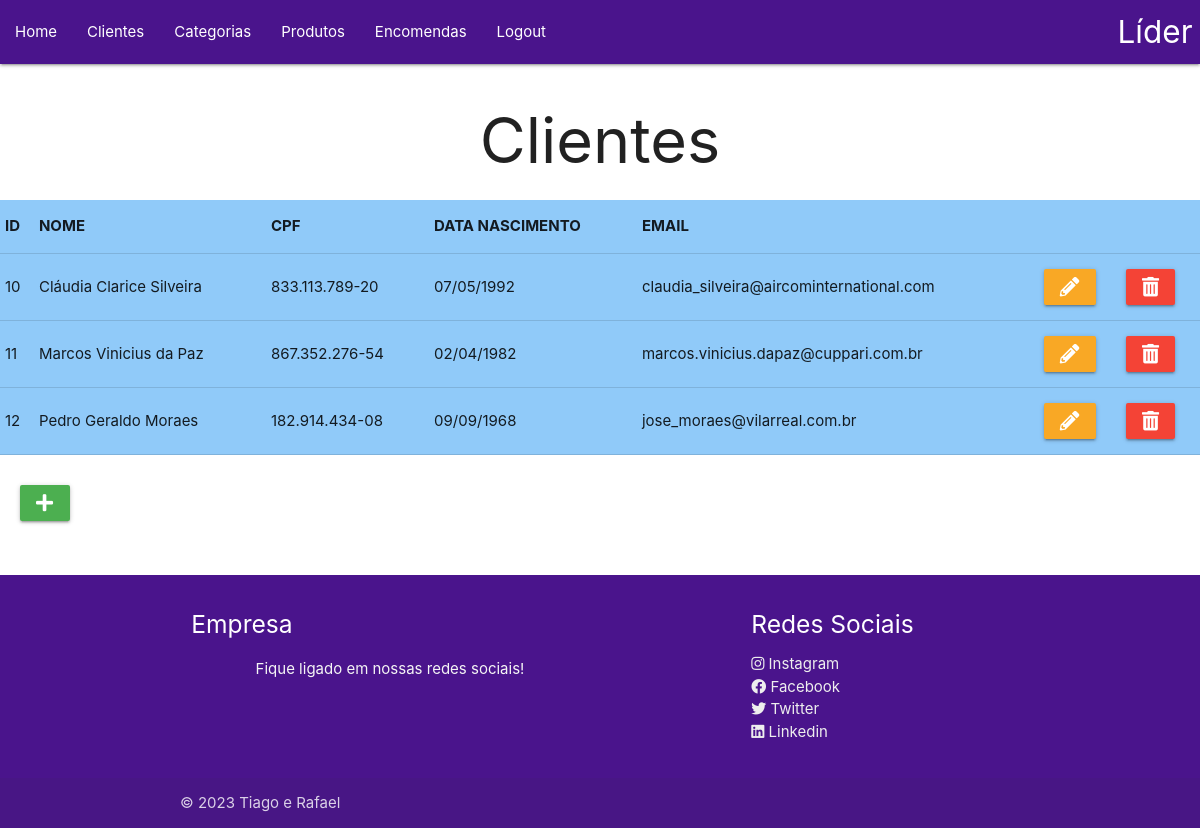
/VIEW/cliente/listarClientes.php (signed in), run on an earlier commit of the app's database.
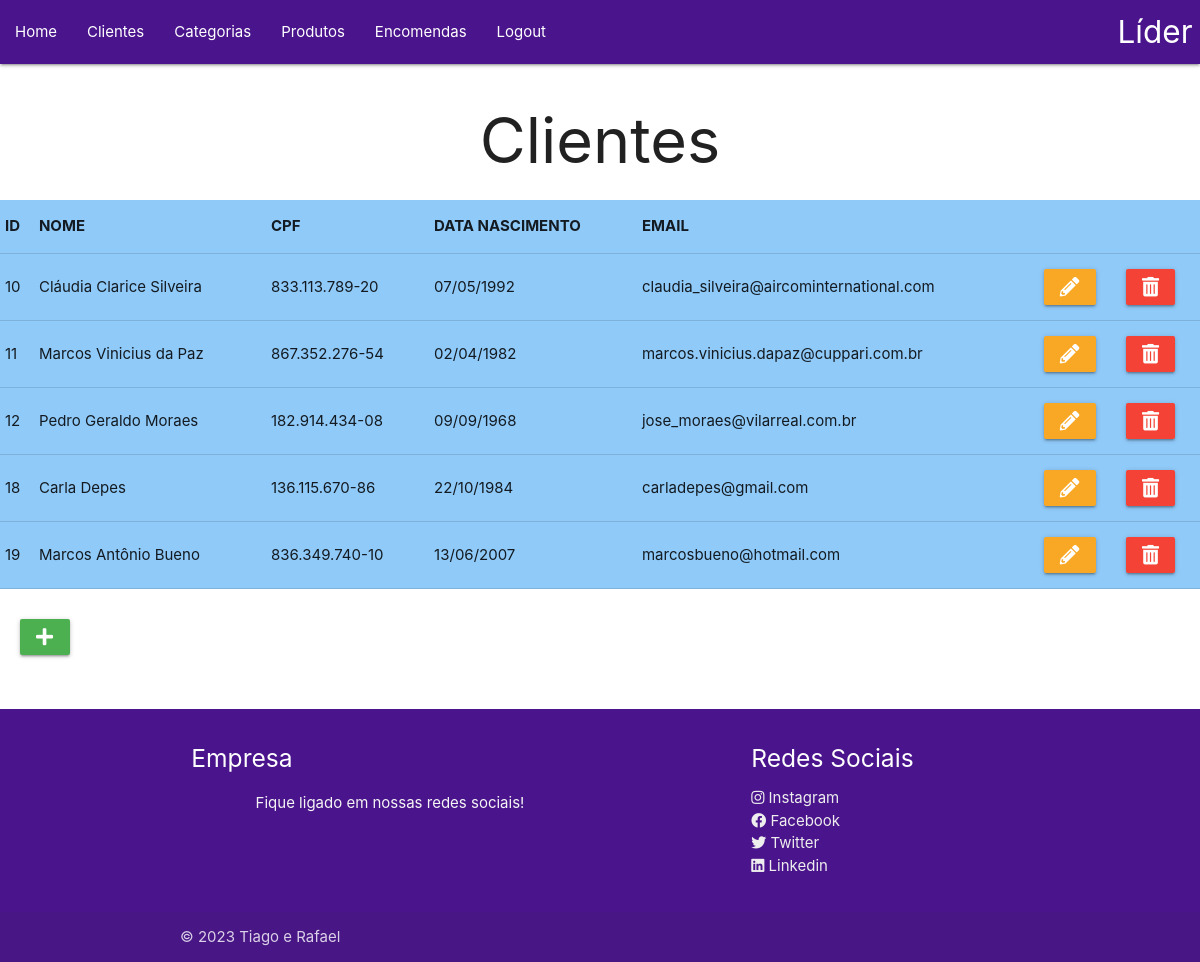
And on a later commit of the database.
### tables this page shows
CREATE TABLE `cliente` (
  `id` int(11) NOT NULL,
  `nome` varchar(35) NOT NULL,
  `cpf` varchar(11) NOT NULL,
  `data_nascimento` date NOT NULL,
  `email` varchar(50) NOT NULL
);

### DAL/dalCliente.php (called while the page is built, shortened)
<?php
    include_once 'C:\xampp\htdocs\empresa\MODEL\Cliente.php';
    class dalCliente {
        public function Select(){
            $con = Conexao::conectar();
            $sql = 'select * from cliente;';
            $result = $con->query($sql);
            foreach($result as $linha){
                $cliente = new \MODEL\Cliente();
                $cliente->setId($linha['id']);
                $cliente->setNome($linha['nome']);
                $cliente->setCpf($linha['cpf']);
                $cliente->setDataNascimento($linha['data_nascimento']);
                $cliente->setEmail($linha['email']);
                $lstCliente[] = $cliente;
            }
            return $lstCliente;
        }
    }

### BLL/bllCliente.php (called while the page is built, shortened)
<?php
    include_once "../../DAL/dalCliente.php";
    class bllCliente {
        public function Select(){
            $dal = new \DAL\dalCliente();
            return $dal->Select();
        }
    }
?>

### MODEL/Cliente.php (called while the page is built, shortened)
<?php
class Cliente {
    private ?int $id;
    private ?string $nome;
    private ?string $cpf;
    private ?string $data_nascimento;
    private ?string $email;
    public function __construct(?int $id=null, ?string $nome=null, ?string $cpf=null, ?string $data_nascimento=null, ?string $email=null) {
        $this->id = $id;
        $this->nome = $nome;
        $this->cpf = $cpf;
        $this->data_nascimento = $data_nascimento;
        $this->email = $email;
    }
    public function getId(): ?int {
        return $this->id;
    }
    public function setId(?int $id): void {
        $this->id = $id;
    }
    public function getNome(): ?string {
        return $this->nome;
    }
    public function setNome(?string $nome): void {
        $this->nome = $nome;
    }
    public function getCpf(): ?string {
        return $this->cpf;
    }
    public function setCpf(?string $cpf): void {
        $this->cpf = $cpf;
    }
    public function getDataNascimento(): ?string {
        return $this->data_nascimento;
    }
    public function setDataNascimento(?string $data_nascimento): void {
        $this->data_nascimento = $data_nascimento;
    }
    public function getEmail(): ?string {
        return $this->email;
    }
    public function setEmail(?string $email): void {
        $this->email = $email;
    }
}
?>

### VIEW/cliente/listarClientes.php (the view, shortened to what this page needs)
<?php
include_once 'C:\xampp\htdocs\empresa\BLL\bllCliente.php';
$bll = new \BLL\bllCliente();
$lstCliente = $bll->Select();
function formatarCpf($cpf) {
    return substr($cpf, 0, 3) . '.' . substr($cpf, 3, 3) . '.' . substr($cpf, 6, 3) . '-' . substr($cpf, 9, 2);
}
function formatarData($data) {
    return date('d/m/Y', strtotime($data));
}
?>
<!DOCTYPE html>
<html lang="pt-br">
<head>
    <link rel="stylesheet" href="https://cdnjs.cloudflare.com/ajax/libs/materialize/1.0.0/css/materialize.min.css">
    <link rel="stylesheet" href="https://cdnjs.cloudflare.com/ajax/libs/font-awesome/5.15.3/css/all.min.css">
</head>
<body>
    <?php include_once '../menu.php'; ?>
    <h1 class="center">Clientes</h1>
    <table class="highlight blue lighten-3">
        <tr>
            <th>ID</th>
            <th>NOME</th>
            <th>CPF</th>
            <th>DATA NASCIMENTO</th>
            <th>EMAIL</th>
        </tr>
        <?php
        foreach ($lstCliente as $cliente) {
        ?>
            <tr>
                <td><?php echo $cliente->getId(); ?></td>
                <td><?php echo $cliente->getNome(); ?></td>
                <td><?php echo formatarCpf($cliente->getCpf()); ?></td>
                <td><?php echo formatarData($cliente->getDataNascimento()); ?></td>
                <td><?php echo $cliente->getEmail(); ?></td>
                <td>
                    <a class="waves-effect waves-light yellow darken-3 btn" onclick="JavaScript:location.href='editarCliente.php?id=' + <?php echo $cliente->getId(); ?>">
                        <i class="fas fa-pencil-alt"></i>
                    </a>
                </td>
                <td>
                    <a class="waves-effect waves-light red btn" onclick="JavaScript: remover(<?php echo $cliente->getId(); ?>)">
                        <i class="fas fa-trash-alt"></i>
                    </a>
                </td>
            </tr>
        <?php
        }
        ?>
    </table>
    <div class="botao-adicionar">
        <a class="waves-effect waves-light green btn left" onclick="JavaScript:location.href='formInsClientes.php'">
            <i class="fas fa-plus"></i>
        </a>
    </div>
    <?php include_once '../rodape.php'; ?>
</body>
</html>

What changed in the data, as far as the page shows it:
added cliente: id "18", nome "Carla Depes", cpf "136.115.670-86", data_nascimento "22/10/1984", email "carladepes@gmail.com"
added cliente: id "19", nome "Marcos Antônio Bueno", cpf "836.349.740-10", data_nascimento "13/06/2007", email "marcosbueno@hotmail.com"
